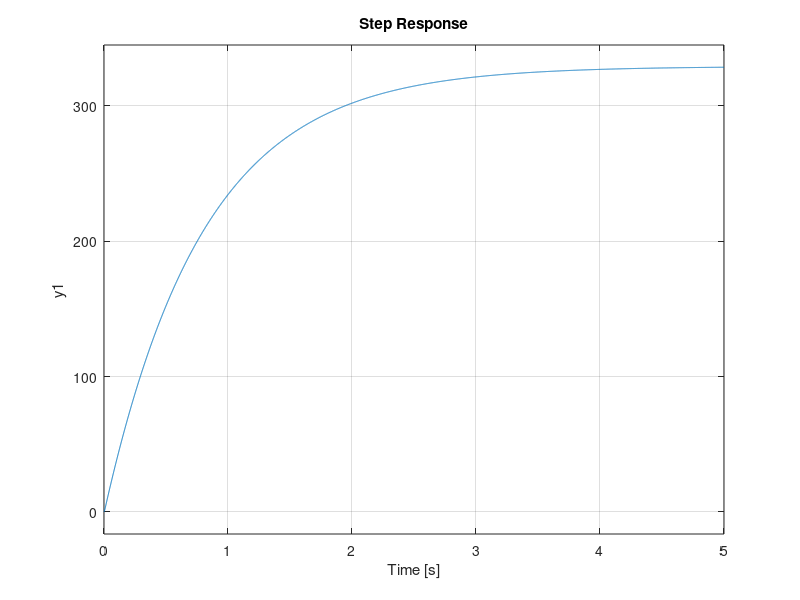

Here is the MATLAB script that generated this plot:
%% DC Motor Transfer Function
% clc
s=tf('s');

La_m=0.01;    % [H]
Ra_m=3.38;    % [Ohm]
Km_m=0.029;   % [adm]
Jm_m=0.0002;  % [N*m^2]

%% White Box Model

% ft_Ia =[Va-Ea]/Ia
ft_Ia=1/(Ra_m+s*La_m);

% ft_Wm =[Tm-Tc]/Wm
ft_Wm= 1/(s*Jm_m);

% CLTF_w= Wm(s)/Va(s)
CLTF_w=feedback(ft_Ia*Km_m*ft_Wm, Km_m);
CLTF_Rpm=CLTF_w*60/(2*pi);
% Gain=329.2960;

step(CLTF_Rpm);
% zpk(CLTF_Rpm)

%% Grey Box Model
t=14.737e-3;
K=0.2944;

Ra_1=1/K;
La_1=t*Ra_1;
